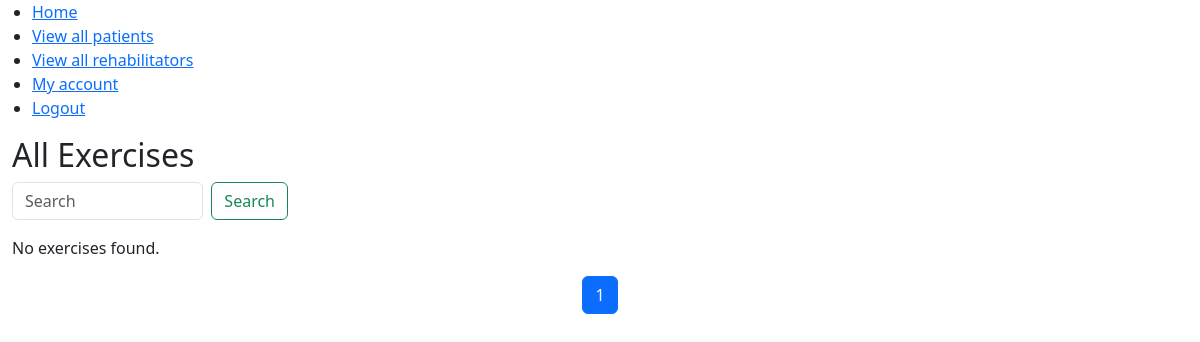
The page /rehab/view_exercises/?patient_id=1 (signed in) on the database as committed earlier.
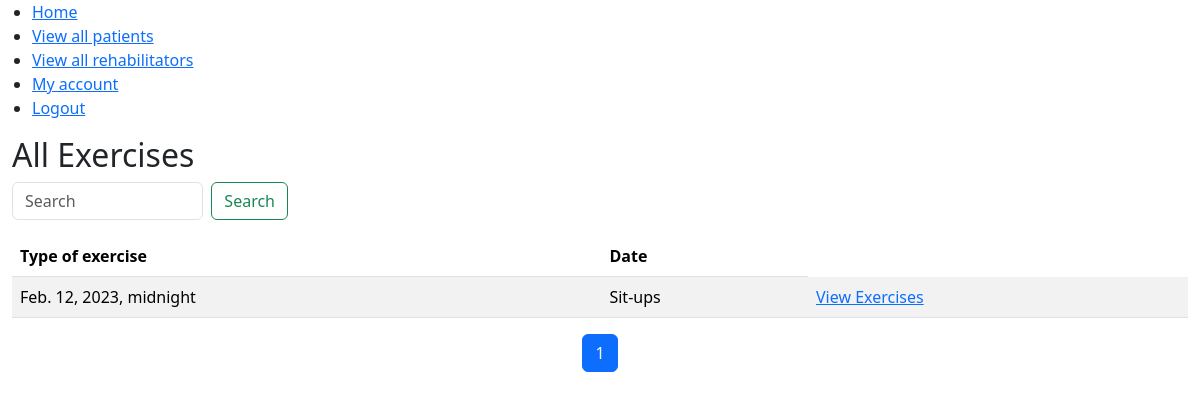
The same page on the database as committed later.
### rehab/models.py (models this page shows, shortened)
class Exercise(models.Model):
    patient = models.ForeignKey(Patient, on_delete=models.CASCADE, related_name='exercises')
    type_of_exercise = models.CharField(max_length=15, choices=(('Sit-ups', 'Sit-ups'),
                                                                ('Jumping-jacks', 'Jumping-jacks')))
    date_of_exercise = models.DateTimeField(null=True)

### rehab/views.py (the view)
# urls.py: path('view_exercises/', views.view_exercises, name='view_exercises'),
@login_required
def view_exercises(request):
    user = request.user
    is_rehabilitator = None
    is_patient = None
    patient = None
    if hasattr(user, 'rehabilitator'):
        is_rehabilitator = True
        is_patient = False
    elif hasattr(user, 'patient'):
        is_rehabilitator = False
        is_patient = True
    if is_rehabilitator:
        patient_id = request.GET.get('patient_id')
        patient = Patient.objects.get(id=patient_id)
    if is_patient:
        patient = request.user.patient
    query = request.GET.get('q', '')
    exercises = Exercise.objects.filter(
        Q(date_of_exercise__icontains=query) |
        Q(type_of_exercise__icontains=query),
        patient=patient
    ).order_by('date_of_exercise', 'type_of_exercise')
    paginator = Paginator(exercises, 10)  # 10 items per page
    page_number = request.GET.get('page')
    page_obj = paginator.get_page(page_number)
    context = {'exercises': exercises,
               'query': query,
               'page_obj': page_obj,
               'is_rehabilitator': is_rehabilitator,
               'is_patient': is_patient}
    return render(request, 'telemedWebapp/view_exercises.html', context)

### rehab/templates/telemedWebapp/view_exercises.html (shortened to what this page needs)
{% extends 'telemedWebapp/base.html' %}
{% block content %}
  <h2>All Exercises</h2>
    <div class="row mb-3">
    <div class="col-md-3">
    <form class="d-flex" method="GET">
      <input class="form-control me-2" type="search" placeholder="Search" aria-label="Search" name="q" value="{{ request.GET.q }}">
      <button class="btn btn-outline-success" type="submit">Search</button>
    </form>
  </div>
</div>
    {% if exercises %}
      <table class="table table-striped">
        <thead>
          <tr>
            <th>Type of exercise</th>
            <th>Date</th>
        </thead>
        <tbody>
          {% for exercise in page_obj %}
            <tr>
                <td>{{ exercise.date_of_exercise }}</td>
                <td>{{ exercise.type_of_exercise }}</td>
                <td><a href="{% url 'telemedWebapp:exercise_plot' %}?exercise_id={{ exercise.id }}">View Exercises</a></td>
            </tr>
          {% endfor %}
        </tbody>
      </table>
    {% else %}
        <p>No exercises found.</p>
  {% endif %}
<div class="d-flex justify-content-center">
  <nav aria-label="Page navigation example">
    <ul class="pagination">
      {% for num in page_obj.paginator.page_range %}
      {% if page_obj.number == num %}
      <li class="page-item active" aria-current="page"><a class="page-link" href="#">{{ num }}</a></li>
      {% elif num > page_obj.number|add:'-3' and num < page_obj.number|add:'3' %}
      <li class="page-item"><a class="page-link" href="?page={{ num }}{% if request.GET.q %}&q={{ request.GET.q }}{% endif %}">{{ num }}</a></li>
      {% endif %}
      {% endfor %}
    </ul>
  </nav>
</div>
{% endblock %}

Rows that differ between the two databases and show on the page:
added Exercise: date_of_exercise "Feb. 12, 2023, midnight", type_of_exercise "Sit-ups"
Other text that changed with them:
text no longer shown: "No exercises found."
text now shown: "Type of exercise Date"
